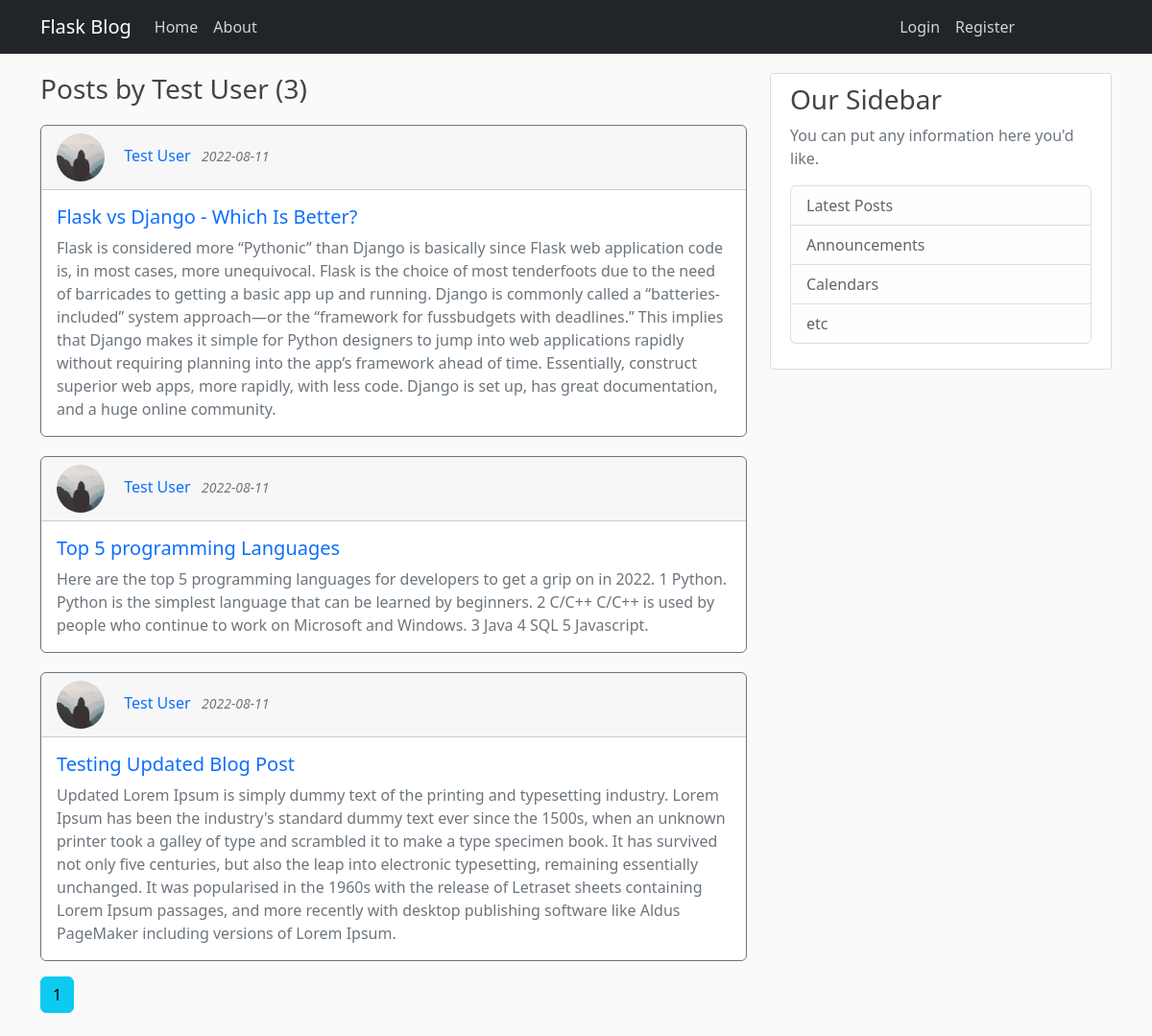
The app's page /user/Test User with its own data.
### flaskblog/models.py (models this page shows, shortened)
class User(db.Model, UserMixin):
    id = db.Column(db.Integer, primary_key=True)
    username = db.Column(db.String(20), unique=True, nullable=False)
    email = db.Column(db.String(120), unique=True, nullable=False)
    image_file = db.Column(db.String(20), nullable=False,
                           default='default.jpg')
    password = db.Column(db.String(60), nullable=False)
    posts = db.relationship('Post', backref='author', lazy=True)

class Post(db.Model):
    id = db.Column(db.Integer, primary_key=True)
    title = db.Column(db.String(100), nullable=False)
    date_posted = db.Column(db.DateTime, nullable=False,
                            default=datetime.utcnow)
    content = db.Column(db.Text, nullable=False)
    user_id = db.Column(db.Integer, db.ForeignKey('user.id'), nullable=False)

### flaskblog/routes.py (the view)
@app.route("/user/<string:username>")
def user_posts(username):
    page = request.args.get('page', 1, type=int)
    user = User.query.filter_by(username=username).first_or_404()
    posts = Post.query.filter_by(author=user)\
        .order_by(Post.date_posted.desc())\
        .paginate(page=page, per_page=5)
    return render_template('user_posts.html', posts=posts, user=user)

### flaskblog/templates/user_posts.html
{% extends "layout.html" %} {% block content %}
<h3 class="mb-3" style="margin-top: 20px">
  Posts by {{ user.username }} ({{ posts.total }})
</h3>
{% for post in posts.items %}
<div
  class="card border-secondary mb-3"
  style="max-width: 100%; margin-top: 20px"
>
  <div class="card-header">
    <img
      class="rounded-circle article-img"
      src="{{ url_for('static', filename='profile_pics/' + post.author.image_file) }}"
      style="width: 50px; height: 50px"
    />
    <a
      href="{{ url_for('user_posts', username=post.author.username) }}"
      style="text-decoration: none"
      >{{ post.author.username }}</a
    >
    <small class="text-muted"
      >&nbsp;&nbsp;<i>{{ post.date_posted.strftime('%Y-%m-%d') }}</i></small
    >
  </div>
  <div class="card-body text-secondary">
    <h5 class="card-title">
      <a
        href="{{ url_for('post', post_id=post.id) }}"
        style="text-decoration: none"
        >{{ post.title }}</a
      >
    </h5>
    <p class="card-text">{{ post.content }}</p>
  </div>
</div>
{% endfor %} {% for page_num in posts.iter_pages(left_edge=1, right_edge=1,
left_current=1, right_current=2) %} {% if page_num %} {% if page_num ==
posts.page %}
<a
  class="btn btn-info mb-4"
  href="{{ url_for('user_posts', username=user.username, page=page_num) }}"
  >{{ page_num }}</a
>
{% else %}
<a
  class="btn btn-outline-info mb-4"
  href="{{ url_for('user_posts', username=user.username, page=page_num) }}"
  >{{ page_num }}</a
>
{% endif %} {% else %} ... {% endif %} {% endfor %} {% endblock content %}

### flaskblog/static/main.css (style rules this page uses)
body { background: #fafafa; color: #333333; margin-top: 5rem; }
h1, h2, h3, h4, h5, h6 { color: #444444; }
.article-img { height: 65px; width: 65px; margin-right: 16px; }

### records on screen
User: username "Test User"
Post: image_file (placeholder picture), author.username "Test User", date_posted "2022-08-11", title "Flask vs Django - Which Is Better?", content "Flask is considered more “Pythonic” than Django is basically since Flask web application code is, in most cases, more unequivocal. Flask is the choice of most tenderfoots due to the need of barricades to getting a basic app up and running. Django is commonly called a “batteries-included” system approach—or the “framework for fussbudgets with deadlines.” This implies that Django makes it simple for Python designers to jump into web applications rapidly without requiring planning into the app’s framework ahead of time. Essentially, construct superior web apps, more rapidly, with less code. Django is set up, has great documentation, and a huge online community."
Post: image_file (placeholder picture), author.username "Test User", date_posted "2022-08-11", title "Top 5 programming Languages", content "Here are the top 5 programming languages for developers to get a grip on in 2022. 1 Python. Python is the simplest language that can be learned by beginners. 2 C/C++ C/C++ is used by people who continue to work on Microsoft and Windows. 3 Java 4 SQL 5 Javascript."
Post: image_file (placeholder picture), author.username "Test User", date_posted "2022-08-11", title "Testing Updated Blog Post", content "Updated Lorem Ipsum is simply dummy text of the printing and typesetting industry. Lorem Ipsum has been the industry's standard dummy text ever since the 1500s, when an unknown printer took a galley of type and scrambled it to make a type specimen book. It has survived not only five centuries, but also the leap into electronic typesetting, remaining essentially unchanged. It was popularised in the 1960s with the release of Letraset sheets containing Lorem Ipsum passages, and more recently with desktop publishing software like Aldus PageMaker including versions of Lorem Ipsum."

### other values on screen
{{ posts.total }} "3"
{{ page_num }} "1"
